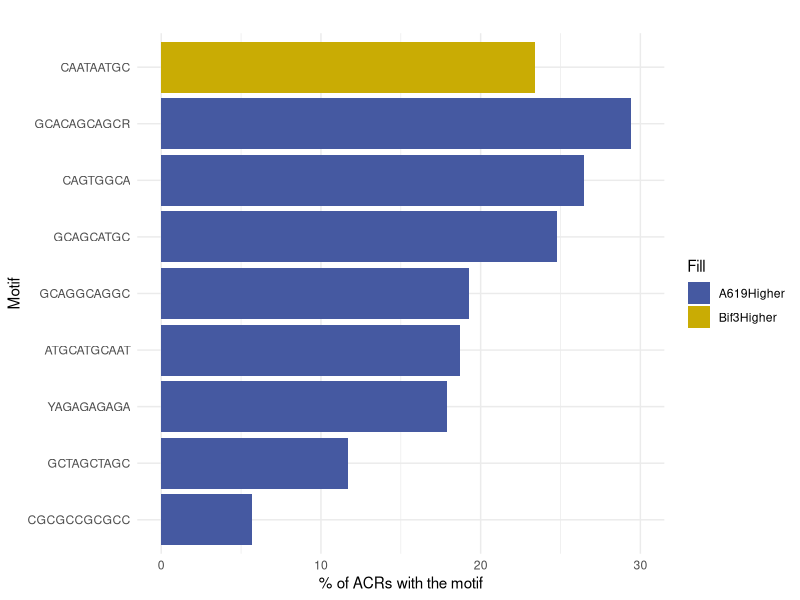
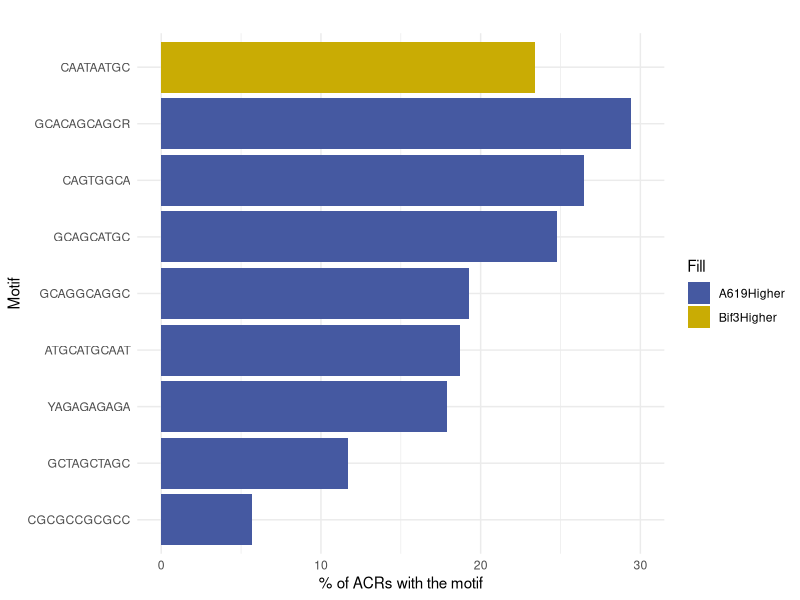

Write the R code that produced these figures, in order.
##For quick I ran it through my mac

######## This is the previous version, and it's from STEME #####
#### However,  the number of motif occurrence from STREME and fimo are different... I am following fimo

setwd("/Users/sohyun/Documents/2.SingleCellATAC/")

library(ggplot2)
Bif3Higher <- data.frame(Motif=c("CAATAATGC"),
                         Ratio=c(23.4))

Bif3Higher$Fill <- "Bif3Higher"

######


A619Higher <- data.frame(Motif=c("GCACAGCAGCR",
                                 "GCAGCATGC",
                                 "YAGAGAGAGA",
                                 "CGCGCCGCGCC",
                                 "GCTAGCTAGC"
                                 ),
                         Ratio=c(29.4,
                                 24.8,
                                 17.9,
                                 5.7,
                                 11.7 ))



A619Higher <- data.frame(Motif=c("GCACAGCAGCR",
                                 "GCAGCATGC",
                                 "YAGAGAGAGA",
                                 "CGCGCCGCGCC",
                                 "GCTAGCTAGC",
                                 "CAGTGGCA",
                                 "ATGCATGCAAT",
                                 "GCAGGCAGGC"),
                         Ratio=c(29.4,
                                 24.8,
                                 17.9,
                                 5.7,
                                 11.7,
                                 26.5,
                                 18.7,
                                 19.3 ))

A619Higher$Fill <- "A619Higher"
A619Higher_ordered <- A619Higher[order(A619Higher$Ratio), ]
All <- rbind(A619Higher_ordered,Bif3Higher)
Color1 <- c("#4559a1","#c9ac04")

All$Motif <- factor(All$Motif,levels=c(All$Motif))
ggplot(All, aes(y = Motif, x = Ratio,fill=Fill)) +
  geom_bar(stat = "identity") +
  labs(x = "Ratio", y = "Motif") +
  ggtitle("") +
  theme_minimal()+
  xlab("% of ACRs with the motif")+
  coord_cartesian(xlim = c(0, 30))+
  scale_fill_manual(values = Color1)

ggsave("A619HigherdACR_Motif_bar_plot.pdf", width = 6, height = 4)

#################################################################
setwd("/scratch/sb14489/3.scATAC/2.Maize_ear/10.MotifAnalysis/2.XSTREME/AnnV4")

